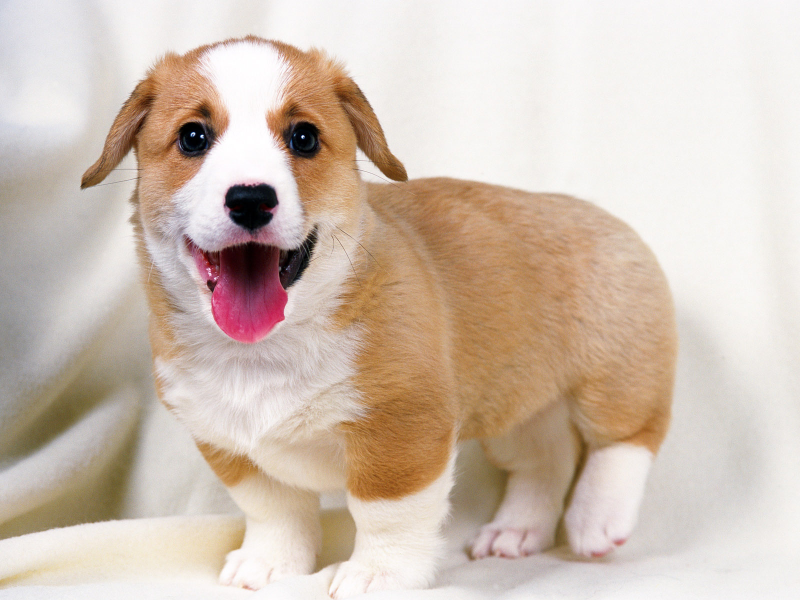
#> input picture dog.jpg, 1600 x 1200 px (shown at 1/2 size)
$ python affine.py
#> lines starting #> are read from the running program, lines starting #| are printed output that depends on the picture
import cv2
import numpy as np
#旋转图像 ，变换矩阵API
dog = cv2.imread('./dog.jpg')
#> dog is the input picture: shape (1200, 1600, 3); mean B, G, R 178.9, 192.2, 208.6
h ,w ,ch = dog.shape
#> h = 1200; w = 1600; ch = 3
# M = np.float32([[1, 0 ,500], [0,1,300]])
#旋转的角度是逆时针
# M = cv2.getRotationMatrix2D((w/2, h/2), 15 ,0.3)

#第二种变换矩阵的方法，，有横竖两条线。。
src = np.float32([[400,300], [800, 300], [400, 1000]])
dst = np.float32([[200,400], [600, 500], [150, 1100]])

M = cv2.getAffineTransform(src, dst)
#改变新图像尺寸改 下面的 w和h
new = cv2.warpAffine(dog, M, (w, h))
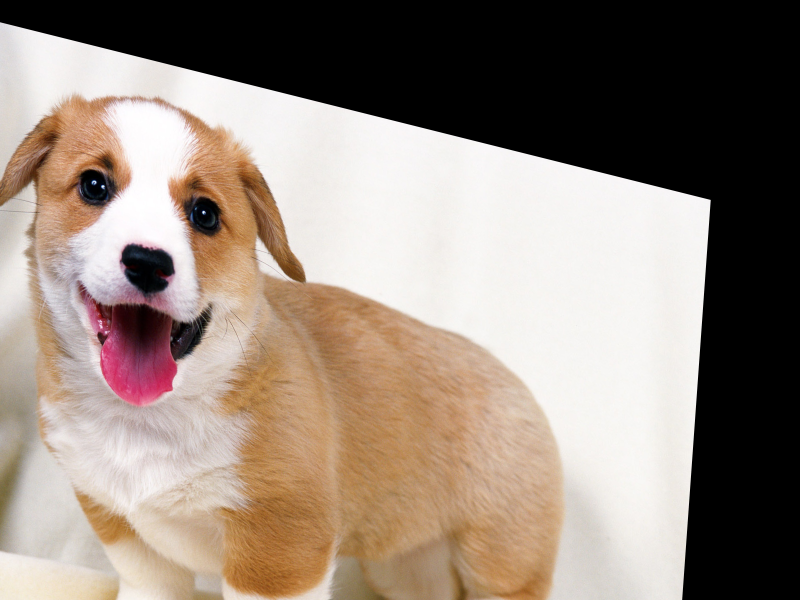
#> new: shape (1200, 1600, 3) (shown at 1/2 size); mean B, G, R 124.2, 135.3, 149.5

cv2.imshow('dog', dog)
cv2.imshow('new', new)

cv2.waitKey(0)
cv2.destroyAllWindows()

$ run again, with cat1.jpg copied over dog.jpg
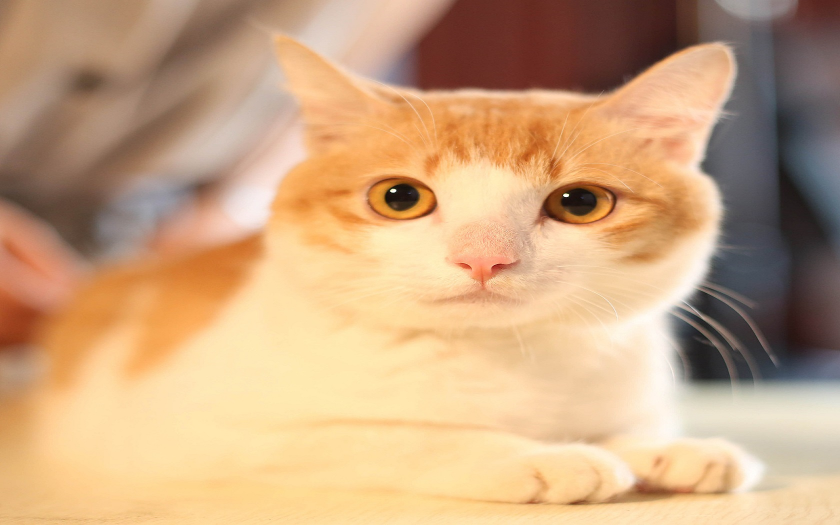
#> input picture cat1.jpg, 1680 x 1050 px (shown at 1/2 size)
#> dog is the input picture: shape (1050, 1680, 3); mean B, G, R 127.9, 165.1, 202.3
#> `new = cv2.warpAffine(dog, M, (w, h))`:
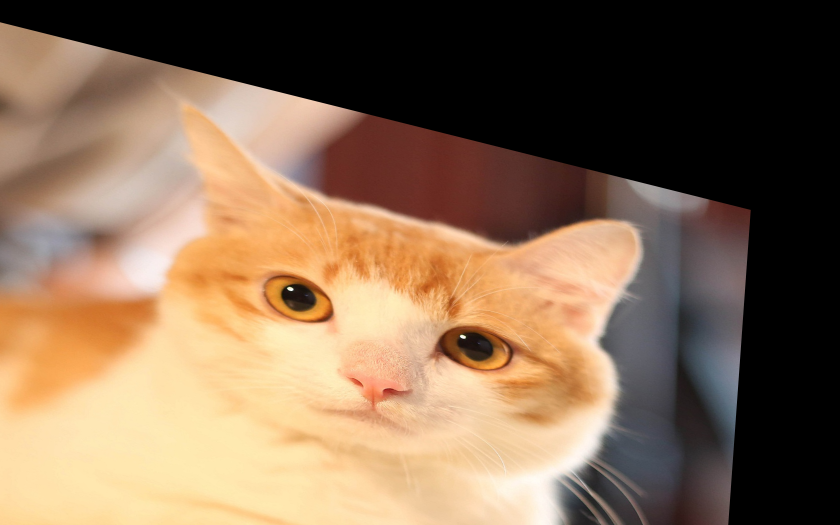
#> new: shape (1050, 1680, 3) (shown at 1/2 size); mean B, G, R 84.7, 109, 135.3
